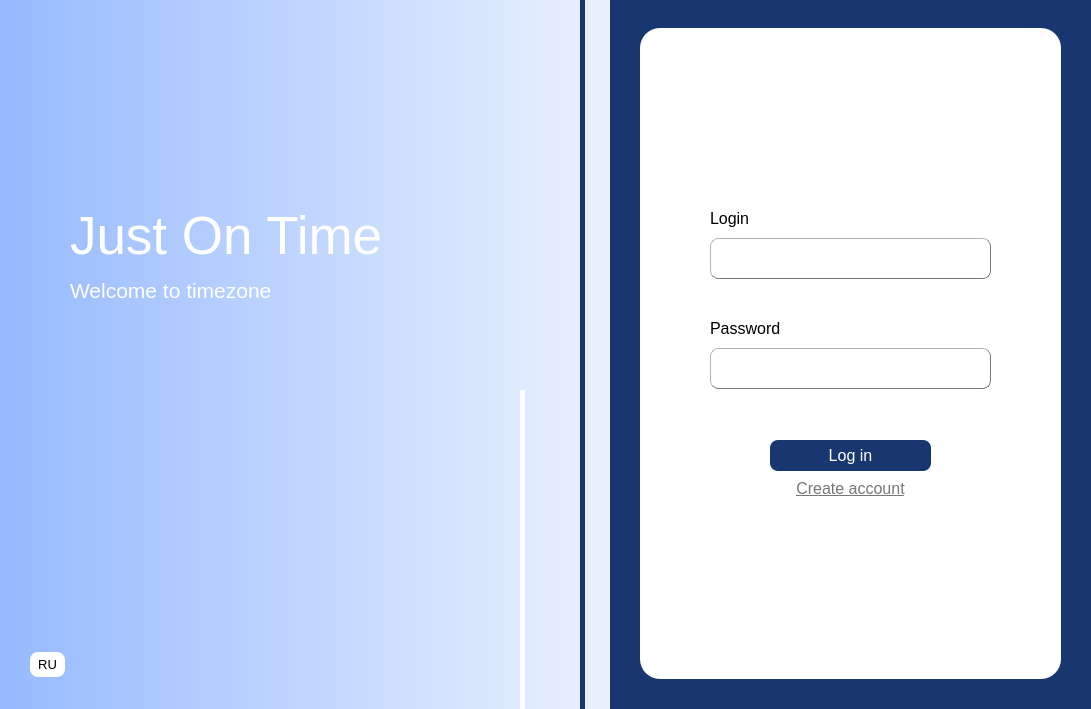
<?xml version="1.0" encoding="UTF-8"?>
<ui version="4.0">
 <class>Dialog</class>
 <widget class="QDialog" name="Dialog">
  <property name="geometry">
   <rect>
    <x>0</x>
    <y>0</y>
    <width>1091</width>
    <height>709</height>
   </rect>
  </property>
  <property name="sizePolicy">
   <sizepolicy hsizetype="Minimum" vsizetype="Minimum">
    <horstretch>0</horstretch>
    <verstretch>0</verstretch>
   </sizepolicy>
  </property>
  <property name="minimumSize">
   <size>
    <width>1091</width>
    <height>709</height>
   </size>
  </property>
  <property name="maximumSize">
   <size>
    <width>1091</width>
    <height>709</height>
   </size>
  </property>
  <property name="windowTitle">
   <string>Dialog</string>
  </property>
  <property name="styleSheet">
   <string notr="true"/>
  </property>
  <widget class="QWidget" name="widget" native="true">
   <property name="geometry">
    <rect>
     <x>610</x>
     <y>-1</y>
     <width>481</width>
     <height>711</height>
    </rect>
   </property>
   <property name="styleSheet">
    <string notr="true">background-color: rgb(24, 54, 112);</string>
   </property>
   <widget class="QWidget" name="widget_2" native="true">
    <property name="geometry">
     <rect>
      <x>30</x>
      <y>29</y>
      <width>421</width>
      <height>651</height>
     </rect>
    </property>
    <property name="minimumSize">
     <size>
      <width>421</width>
      <height>651</height>
     </size>
    </property>
    <property name="maximumSize">
     <size>
      <width>421</width>
      <height>651</height>
     </size>
    </property>
    <property name="font">
     <font>
      <family>Tahoma</family>
     </font>
    </property>
    <property name="styleSheet">
     <string notr="true">background-color: rgb(255, 255, 255);
border-radius: 20px;</string>
    </property>
    <widget class="QLineEdit" name="login_input">
     <property name="geometry">
      <rect>
       <x>70</x>
       <y>210</y>
       <width>281</width>
       <height>41</height>
      </rect>
     </property>
     <property name="font">
      <font>
       <family>Tahoma</family>
       <pointsize>12</pointsize>
      </font>
     </property>
     <property name="styleSheet">
      <string notr="true">border: 1px;
border-color: rgb(119, 119, 119);
border-style: outset;
border-radius: 8px;</string>
     </property>
     <property name="text">
      <string/>
     </property>
    </widget>
    <widget class="QLabel" name="label_3">
     <property name="geometry">
      <rect>
       <x>70</x>
       <y>170</y>
       <width>111</width>
       <height>41</height>
      </rect>
     </property>
     <property name="font">
      <font>
       <family>Tahoma</family>
       <pointsize>12</pointsize>
      </font>
     </property>
     <property name="styleSheet">
      <string notr="true">background-color: rgb(255, 255, 255, 0);
color: rgb(0, 0, 0);</string>
     </property>
     <property name="text">
      <string>Login</string>
     </property>
    </widget>
    <widget class="QLabel" name="label_4">
     <property name="geometry">
      <rect>
       <x>70</x>
       <y>280</y>
       <width>111</width>
       <height>41</height>
      </rect>
     </property>
     <property name="font">
      <font>
       <family>Tahoma</family>
       <pointsize>12</pointsize>
      </font>
     </property>
     <property name="styleSheet">
      <string notr="true">background-color: rgb(255, 255, 255, 0);
color: rgb(0, 0, 0);</string>
     </property>
     <property name="text">
      <string>Password</string>
     </property>
    </widget>
    <widget class="QPushButton" name="login_button">
     <property name="geometry">
      <rect>
       <x>130</x>
       <y>412</y>
       <width>161</width>
       <height>31</height>
      </rect>
     </property>
     <property name="font">
      <font>
       <family>Tahoma</family>
       <pointsize>12</pointsize>
      </font>
     </property>
     <property name="styleSheet">
      <string notr="true">background-color: rgb(24, 54, 112);
color: rgb(255, 255, 255);
border-radius: 8px;</string>
     </property>
     <property name="text">
      <string>Log in</string>
     </property>
    </widget>
    <widget class="QPushButton" name="create_acc_button">
     <property name="geometry">
      <rect>
       <x>130</x>
       <y>450</y>
       <width>161</width>
       <height>21</height>
      </rect>
     </property>
     <property name="font">
      <font>
       <family>Tahoma</family>
       <pointsize>12</pointsize>
       <underline>true</underline>
      </font>
     </property>
     <property name="styleSheet">
      <string notr="true">color: rgb(119, 119, 119);</string>
     </property>
     <property name="text">
      <string>Create account</string>
     </property>
    </widget>
    <widget class="QLineEdit" name="pass_input">
     <property name="geometry">
      <rect>
       <x>70</x>
       <y>320</y>
       <width>281</width>
       <height>41</height>
      </rect>
     </property>
     <property name="font">
      <font>
       <family>Tahoma</family>
       <pointsize>12</pointsize>
      </font>
     </property>
     <property name="styleSheet">
      <string notr="true">border: 1px;
border-color: rgb(119, 119, 119);
border-style: outset;
border-radius: 8px;</string>
     </property>
     <property name="echoMode">
      <enum>QLineEdit::Password</enum>
     </property>
    </widget>
   </widget>
  </widget>
  <widget class="QWidget" name="widget_3" native="true">
   <property name="geometry">
    <rect>
     <x>0</x>
     <y>0</y>
     <width>751</width>
     <height>711</height>
    </rect>
   </property>
   <property name="sizePolicy">
    <sizepolicy hsizetype="Fixed" vsizetype="Fixed">
     <horstretch>0</horstretch>
     <verstretch>0</verstretch>
    </sizepolicy>
   </property>
   <property name="minimumSize">
    <size>
     <width>751</width>
     <height>711</height>
    </size>
   </property>
   <property name="maximumSize">
    <size>
     <width>751</width>
     <height>711</height>
    </size>
   </property>
   <property name="styleSheet">
    <string notr="true">background-color: qlineargradient(spread:pad, x1:0, y1:0, x2:1, y2:0, stop:0 rgba(150, 186, 255, 255), stop:1 rgba(255, 255, 254, 255));
</string>
   </property>
   <widget class="QWidget" name="widget_4" native="true">
    <property name="geometry">
     <rect>
      <x>580</x>
      <y>-20</y>
      <width>5</width>
      <height>850</height>
     </rect>
    </property>
    <property name="styleSheet">
     <string notr="true">background-color: rgb(24, 54, 112);</string>
    </property>
   </widget>
   <widget class="QWidget" name="widget_5" native="true">
    <property name="geometry">
     <rect>
      <x>520</x>
      <y>390</y>
      <width>5</width>
      <height>351</height>
     </rect>
    </property>
    <property name="styleSheet">
     <string notr="true">background-color: rgb(255, 255, 255);</string>
    </property>
   </widget>
   <widget class="QLabel" name="label">
    <property name="geometry">
     <rect>
      <x>70</x>
      <y>210</y>
      <width>341</width>
      <height>51</height>
     </rect>
    </property>
    <property name="font">
     <font>
      <family>Tahoma</family>
      <pointsize>40</pointsize>
     </font>
    </property>
    <property name="styleSheet">
     <string notr="true">background-color: rgb(255, 255, 255, 0);
color: rgb(255, 255, 255);</string>
    </property>
    <property name="text">
     <string>Just On Time</string>
    </property>
   </widget>
   <widget class="QLabel" name="label_2">
    <property name="geometry">
     <rect>
      <x>70</x>
      <y>270</y>
      <width>251</width>
      <height>41</height>
     </rect>
    </property>
    <property name="font">
     <font>
      <family>Tahoma</family>
      <pointsize>16</pointsize>
     </font>
    </property>
    <property name="styleSheet">
     <string notr="true">background-color: rgb(255, 255, 255, 0);
color: rgb(255, 255, 255);</string>
    </property>
    <property name="text">
     <string>Welcome to timezone</string>
    </property>
   </widget>
   <widget class="QPushButton" name="pushButton_3">
    <property name="geometry">
     <rect>
      <x>30</x>
      <y>652</y>
      <width>35</width>
      <height>25</height>
     </rect>
    </property>
    <property name="font">
     <font>
      <family>Tahoma</family>
      <pointsize>10</pointsize>
     </font>
    </property>
    <property name="styleSheet">
     <string notr="true">background-color: rgb(255, 255, 255);
border-radius: 8px;</string>
    </property>
    <property name="text">
     <string>RU</string>
    </property>
   </widget>
  </widget>
  <zorder>widget_3</zorder>
  <zorder>widget</zorder>
 </widget>
 <resources/>
 <connections/>
</ui>
